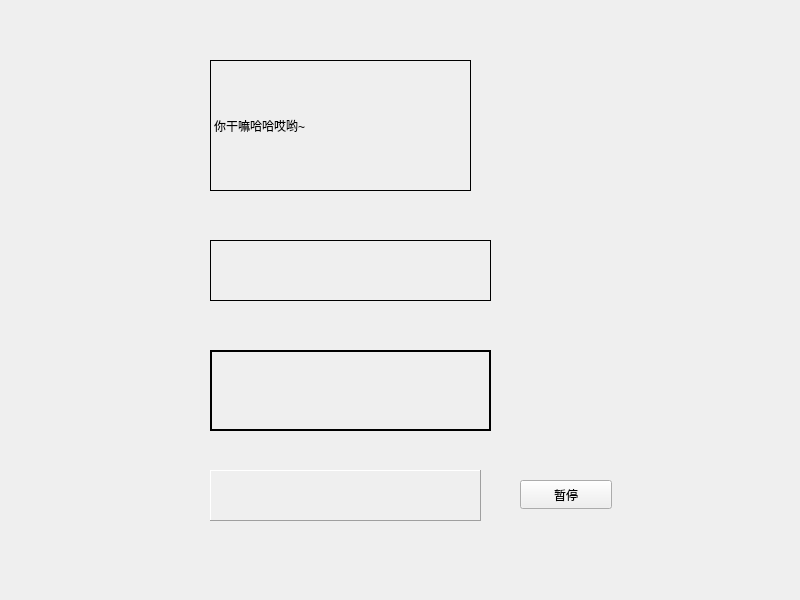
<?xml version="1.0" encoding="UTF-8"?>
<ui version="4.0">
 <class>Widget</class>
 <widget class="QWidget" name="Widget">
  <property name="geometry">
   <rect>
    <x>0</x>
    <y>0</y>
    <width>800</width>
    <height>600</height>
   </rect>
  </property>
  <property name="windowTitle">
   <string>Widget</string>
  </property>
  <widget class="myLabel" name="label">
   <property name="geometry">
    <rect>
     <x>210</x>
     <y>60</y>
     <width>261</width>
     <height>131</height>
    </rect>
   </property>
   <property name="frameShape">
    <enum>QFrame::Box</enum>
   </property>
   <property name="text">
    <string>你干嘛哈哈哎哟~</string>
   </property>
  </widget>
  <widget class="QLabel" name="label_2">
   <property name="geometry">
    <rect>
     <x>210</x>
     <y>240</y>
     <width>281</width>
     <height>61</height>
    </rect>
   </property>
   <property name="frameShape">
    <enum>QFrame::Box</enum>
   </property>
   <property name="text">
    <string/>
   </property>
  </widget>
  <widget class="QLabel" name="label_3">
   <property name="geometry">
    <rect>
     <x>210</x>
     <y>350</y>
     <width>281</width>
     <height>81</height>
    </rect>
   </property>
   <property name="frameShape">
    <enum>QFrame::WinPanel</enum>
   </property>
   <property name="text">
    <string/>
   </property>
  </widget>
  <widget class="QLabel" name="label_4">
   <property name="geometry">
    <rect>
     <x>210</x>
     <y>470</y>
     <width>271</width>
     <height>51</height>
    </rect>
   </property>
   <property name="frameShape">
    <enum>QFrame::Panel</enum>
   </property>
   <property name="frameShadow">
    <enum>QFrame::Raised</enum>
   </property>
   <property name="text">
    <string/>
   </property>
  </widget>
  <widget class="QPushButton" name="btn">
   <property name="geometry">
    <rect>
     <x>520</x>
     <y>480</y>
     <width>92</width>
     <height>29</height>
    </rect>
   </property>
   <property name="text">
    <string>暂停</string>
   </property>
  </widget>
 </widget>
 <customwidgets>
  <customwidget>
   <class>myLabel</class>
   <extends>QLabel</extends>
   <header location="global">mylabel.h</header>
  </customwidget>
 </customwidgets>
 <resources/>
 <connections/>
</ui>
